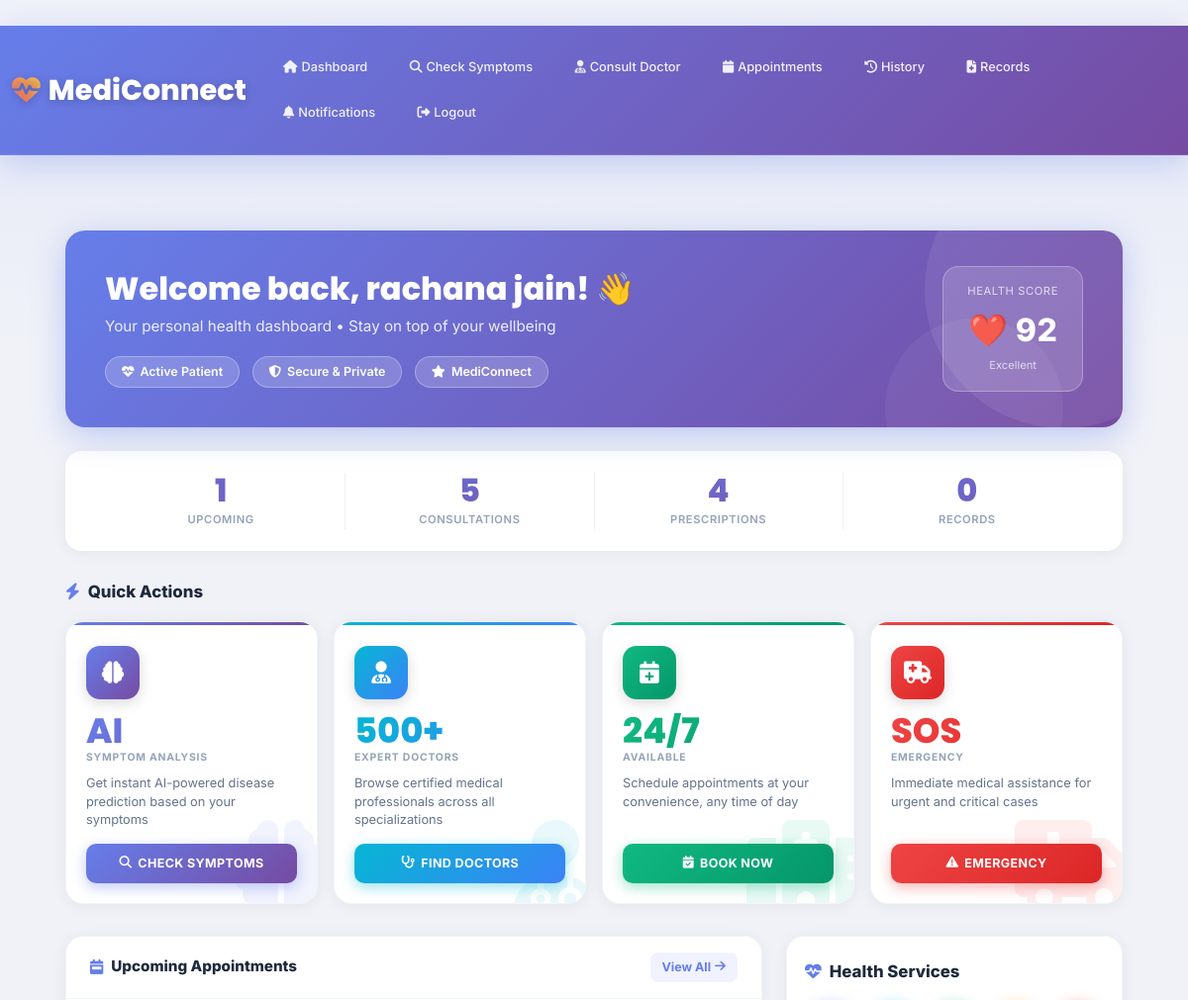
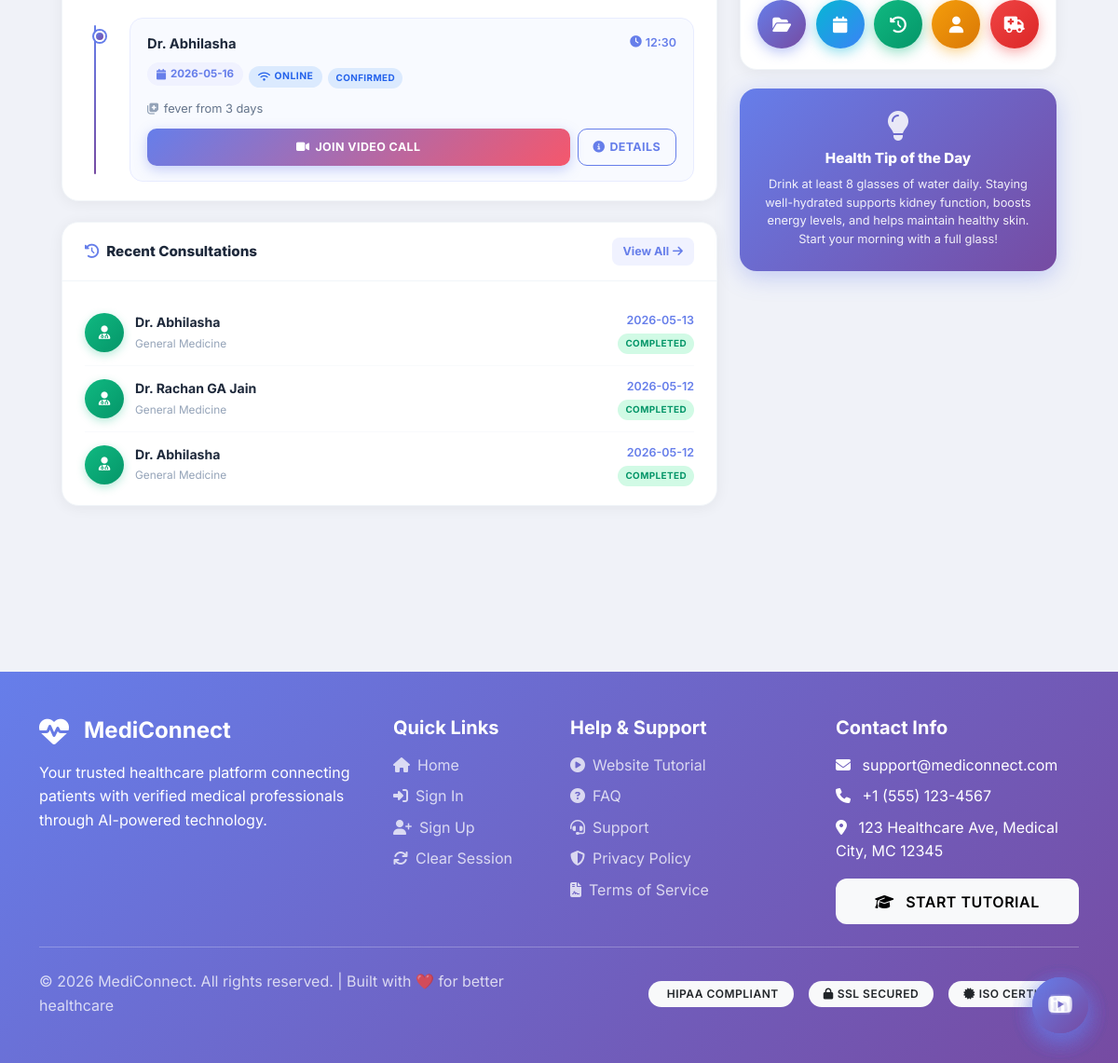
The app's page /patient-dashboard (signed in) with its own data (2 pictures, top to bottom).
### tables this page shows
CREATE TABLE "appointments" (
                id INTEGER PRIMARY KEY AUTOINCREMENT,
                patient_id INTEGER,
                doctor_id INTEGER,
                appointment_date DATE,
                appointment_time TIME,
                status TEXT DEFAULT 'scheduled',
                reason TEXT,
                notes TEXT,
                created_at TIMESTAMP DEFAULT CURRENT_TIMESTAMP, mode TEXT DEFAULT "online", symptoms TEXT, prescription TEXT, lab_tests TEXT, payment_status TEXT DEFAULT 'unpaid', payment_id INTEGER,
                FOREIGN KEY (patient_id) REFERENCES patients(id),
                FOREIGN KEY (doctor_id) REFERENCES doctors(id)
            );

CREATE TABLE users (
        id INTEGER PRIMARY KEY AUTOINCREMENT,
        name TEXT NOT NULL,
        email TEXT UNIQUE NOT NULL,
        password TEXT NOT NULL,
        role TEXT NOT NULL,
        phone TEXT,
        address TEXT,
        age INTEGER,
        gender TEXT,
        created_at TIMESTAMP DEFAULT CURRENT_TIMESTAMP
    , account_status VARCHAR(20) DEFAULT 'active');

CREATE TABLE consultations (
        id INTEGER PRIMARY KEY AUTOINCREMENT,
        patient_id INTEGER,
        doctor_id INTEGER,
        symptoms TEXT,
        diagnosis TEXT,
        prescription TEXT,
        status TEXT DEFAULT 'pending',
        consultation_date TIMESTAMP DEFAULT CURRENT_TIMESTAMP, predicted_disease TEXT,
        FOREIGN KEY (patient_id) REFERENCES patients(id),
        FOREIGN KEY (doctor_id) REFERENCES doctors(id)
    );

### app.py (the view)
@app.route('/patient/dashboard')
@app.route('/patient-dashboard')  # Alternative hyphen URL
@login_required
@role_required('patient')
def patient_dashboard():
    conn = get_db()
    patient = conn.execute('SELECT * FROM patients WHERE user_id = ?', (session['user_id'],)).fetchone()
    if not patient:
        conn.execute('INSERT INTO patients (user_id) VALUES (?)', (session['user_id'],))
        conn.commit()
        patient = conn.execute('SELECT * FROM patients WHERE user_id = ?', (session['user_id'],)).fetchone()
    if not patient:
        conn.close()
        return render_template('patient_dashboard.html')
    total_consultations = conn.execute('SELECT COUNT(*) as count FROM consultations WHERE patient_id = ?',
                                      (patient['id'],)).fetchone()['count']
    pending_consultations = conn.execute('SELECT COUNT(*) as count FROM consultations WHERE patient_id = ? AND status = "pending"',
                                        (patient['id'],)).fetchone()['count']
    completed_consultations = conn.execute('SELECT COUNT(*) as count FROM consultations WHERE patient_id = ? AND status = "completed"',
                                          (patient['id'],)).fetchone()['count']
    upcoming_appointments = conn.execute('''SELECT a.*, d.specialization, u.name as doctor_name
                                           FROM appointments a
                                           JOIN doctors d ON a.doctor_id = d.id
                                           JOIN users u ON d.user_id = u.id
                                           WHERE a.patient_id = ?
                                           AND a.status IN ('pending', 'scheduled', 'confirmed', 'rescheduled', 'emergency')
                                           AND DATE(a.appointment_date) >= DATE('now')
                                           ORDER BY a.appointment_date ASC, a.appointment_time ASC
                                           LIMIT 3''', (patient['id'],)).fetchall()
    recent_consultations = conn.execute('''SELECT DISTINCT c.id, c.consultation_date, c.status, c.prescription,
                                          u.name as doctor_name, d.specialization
                                          FROM consultations c
                                          JOIN doctors d ON c.doctor_id = d.id
                                          JOIN users u ON d.user_id = u.id
                                          WHERE c.patient_id = ?
                                          GROUP BY c.doctor_id, DATE(c.consultation_date)
                                          ORDER BY c.consultation_date DESC
                                          LIMIT 3''', (patient['id'],)).fetchall()
    recent_predictions = conn.execute('''SELECT * FROM predictions
                                        WHERE patient_id = ?
                                        ORDER BY created_at DESC
                                        LIMIT 3''', (patient['id'],)).fetchall()
    medical_records_count = conn.execute('SELECT COUNT(*) as count FROM medical_records WHERE patient_id = ?',
                                        (patient['id'],)).fetchone()['count']
    upcoming_count = len(upcoming_appointments) if upcoming_appointments else 0
    prescriptions_count = conn.execute('''SELECT COUNT(*) as count FROM appointments
                                         WHERE patient_id = ? AND prescription IS NOT NULL''',
                                       (patient['id'],)).fetchone()['count']
    conn.close()
    health_stats = {
        'total_consultations': total_consultations,
        'pending_consultations': pending_consultations,
        'completed_consultations': completed_consultations,
        'medical_records_count': medical_records_count,
        'upcoming_appointments': upcoming_appointments,
        'recent_consultations': recent_consultations,
        'recent_predictions': recent_predictions
    }
    formatted_appointments = []
    for apt in upcoming_appointments:
        appointment_mode = apt['mode'] if 'mode' in apt.keys() else (apt['consultation_type'] if 'consultation_type' in apt.keys() else 'online')
        formatted_appointments.append({
            'id': apt['id'],
            'doctor_name': apt['doctor_name'],
            'specialization': apt['specialization'],
            'date': apt['appointment_date'],
            'time': apt['appointment_time'],
            'mode': appointment_mode,
            'status': apt['status'],
            'reason': apt['reason'] if 'reason' in apt.keys() and apt['reason'] else ''
        })
    formatted_consultations = []
    for cons in recent_consultations:
        formatted_consultations.append({
            'id': cons['id'],
            'doctor_name': cons['doctor_name'],
            'specialization': cons['specialization'],
            'date': cons['consultation_date'],
            'prescription': cons['prescription'] if 'prescription' in cons.keys() and cons['prescription'] else ''
        })
    return render_template('patient_dashboard.html',
                         health_stats=health_stats,
                         upcoming_count=upcoming_count,
                         total_consultations=total_consultations,
                         prescriptions_count=prescriptions_count,
                         records_count=medical_records_count,
                         upcoming_appointments=formatted_appointments,
                         recent_consultations=formatted_consultations)

### templates/patient_dashboard.html (shortened to what this page needs)
﻿{% extends "base_clean.html" %}
{% block content %}
<div class="dash-wrap">
<div class="container-fluid px-4">
  <div class="hero-card">
    <div class="row align-items-center">
      <div class="col-md-8">
        <h1>Welcome back, {{ session.name }}! &#x1F44B;</h1>
        <p>Your personal health dashboard &bull; Stay on top of your wellbeing</p>
        <div>
          <span class="hero-pill"><i class="fas fa-heartbeat"></i> Active Patient</span>
          <span class="hero-pill"><i class="fas fa-shield-alt"></i> Secure &amp; Private</span>
          <span class="hero-pill"><i class="fas fa-star"></i> MediConnect</span>
        </div>
      </div>
      <div class="col-md-4 text-md-end mt-3 mt-md-0">
        <div class="hero-score-box">
          <div class="lbl">Health Score</div>
          <div class="val">&#x2764;&#xFE0F; 92</div>
          <div class="sub">Excellent</div>
        </div>
      </div>
    </div>
  </div>
  <div class="stats-bar">
    <div class="si">
      <div class="n">{{ upcoming_count|default(0) }}</div>
      <div class="l">Upcoming</div>
    </div>
    <div class="si">
      <div class="n">{{ total_consultations|default(0) }}</div>
      <div class="l">Consultations</div>
    </div>
    <div class="si">
      <div class="n">{{ prescriptions_count|default(0) }}</div>
      <div class="l">Prescriptions</div>
    </div>
    <div class="si">
      <div class="n">{{ records_count|default(0) }}</div>
      <div class="l">Records</div>
    </div>
  </div>
  <div class="sec-head"><i class="fas fa-bolt"></i> Quick Actions</div>
  <div class="ac-grid">
    <div class="ac ac-purple">
      <i class="fas fa-brain ac-wm"></i>
      <div class="icon-wrap" style="background:linear-gradient(135deg,#667eea,#764ba2);">
        <i class="fas fa-brain"></i>
      </div>
      <div class="val">AI</div>
      <div class="lbl">Symptom Analysis</div>
      <div class="desc">Get instant AI-powered disease prediction based on your symptoms</div>
      <a href="{{ url_for('possible_conditions') }}" class="ac-btn">
        <i class="fas fa-search"></i> Check Symptoms
      </a>
    </div>
    <div class="ac ac-cyan">
      <i class="fas fa-user-md ac-wm"></i>
      <div class="icon-wrap" style="background:linear-gradient(135deg,#06b6d4,#3b82f6);">
        <i class="fas fa-user-md"></i>
      </div>
      <div class="val">500+</div>
      <div class="lbl">Expert Doctors</div>
      <div class="desc">Browse certified medical professionals across all specializations</div>
      <a href="{{ url_for('consult_doctor') }}" class="ac-btn">
        <i class="fas fa-stethoscope"></i> Find Doctors
      </a>
    </div>
    <div class="ac ac-green">
      <i class="fas fa-hospital ac-wm"></i>
      <div class="icon-wrap" style="background:linear-gradient(135deg,#10b981,#059669);">
        <i class="fas fa-calendar-plus"></i>
      </div>
      <div class="val">24/7</div>
      <div class="lbl">Available</div>
      <div class="desc">Schedule appointments at your convenience, any time of day</div>
      <a href="{{ url_for('consult_doctor') }}" class="ac-btn">
        <i class="fas fa-calendar-check"></i> Book Now
      </a>
    </div>
    <div class="ac ac-red">
      <i class="fas fa-ambulance ac-wm"></i>
      <div class="icon-wrap" style="background:linear-gradient(135deg,#ef4444,#dc2626);">
        <i class="fas fa-ambulance"></i>
      </div>
      <div class="val">SOS</div>
      <div class="lbl">Emergency</div>
      <div class="desc">Immediate medical assistance for urgent and critical cases</div>
      <a href="{{ url_for('emergency') }}" class="ac-btn">
        <i class="fas fa-exclamation-triangle"></i> Emergency
      </a>
    </div>
  </div>
  <div class="row g-4">
    <div class="col-lg-8">
      <div class="panel">
        <div class="panel-hd">
          <h5><i class="fas fa-calendar-week"></i> Upcoming Appointments</h5>
          <a href="{{ url_for('patient_appointments') }}" class="va">View All <i class="fas fa-arrow-right"></i></a>
        </div>
        <div class="panel-bd">
          {% if upcoming_appointments and upcoming_appointments|length > 0 %}
          <div class="timeline-list">
            {% for apt in upcoming_appointments %}
            <div class="tl-item">
              <div class="tl-card">
                <div class="tl-top">
                  <div class="tl-name">Dr. {{ apt.doctor_name }}</div>
                  <div class="tl-time">
                    <i class="fas fa-clock"></i> {{ apt.time }}
                  </div>
                </div>
                <div class="tl-badges">
                  <span class="tl-date-badge"><i class="fas fa-calendar"></i> {{ apt.date }}</span>
                  {% set m = apt.mode|default('online')|lower %}
                  {% if m == 'emergency' %}
                    <span class="mode-badge mode-emergency"><i class="fas fa-exclamation-triangle"></i> EMERGENCY</span>
                  {% elif m == 'video' %}
                    <span class="mode-badge mode-video"><i class="fas fa-video"></i> VIDEO</span>
                  {% elif m == 'in-person' or m == 'in_person' %}
                    <span class="mode-badge mode-in-person"><i class="fas fa-hospital"></i> IN-PERSON</span>
                  {% else %}
                    <span class="mode-badge mode-online"><i class="fas fa-wifi"></i> ONLINE</span>
                  {% endif %}
                  {% if apt.status %}
                    <span class="sbadge sb-{{ apt.status|lower }}">{{ apt.status }}</span>
                  {% endif %}
                </div>
                {% if apt.reason %}
                <div class="tl-reason"><i class="fas fa-notes-medical" style="color:#94a3b8;margin-right:5px;"></i>{{ apt.reason[:80] }}{% if apt.reason|length > 80 %}...{% endif %}</div>
                {% endif %}
                <div class="tl-actions">
                  <a href="{{ url_for('video_call', appointment_id=apt.id) }}" class="btn-consult">
                    <i class="fas fa-video"></i> Join Video Call
                  </a>
                  <a href="{{ url_for('patient_appointments') }}" class="btn-details">
                    <i class="fas fa-info-circle"></i> Details
                  </a>
                </div>
              </div>
            </div>
            {% endfor %}
          </div>
          {% else %}
          <div class="empty">
            <i class="fas fa-calendar-plus"></i>
            <p>No upcoming appointments</p>
            <small>Book an appointment with a doctor to get started</small>
          </div>
          {% endif %}
        </div>
      </div>
      <div class="panel">
        <div class="panel-hd">
          <h5><i class="fas fa-history"></i> Recent Consultations</h5>
          <a href="{{ url_for('consultation_history') }}" class="va">View All <i class="fas fa-arrow-right"></i></a>
        </div>
        <div class="panel-bd">
          {% if recent_consultations and recent_consultations|length > 0 %}
            {% for c in recent_consultations %}
            <div class="rc-item">
              <div class="rc-av"><i class="fas fa-user-md"></i></div>
              <div class="rc-info">
                <div class="name">Dr. {{ c.doctor_name }}</div>
                <div class="meta">{{ c.specialization|default('General Physician') }}</div>
              </div>
              <div class="rc-right">
                <div class="date">{{ c.date[:10] if c.date else '' }}</div>
                <span class="sbadge sb-completed">Completed</span>
              </div>
            </div>
            {% endfor %}
          {% else %}
          <div class="empty">
            <i class="fas fa-clipboard-list"></i>
            <p>No recent consultations</p>
            <small>Your completed consultations will appear here</small>
          </div>
          {% endif %}
        </div>
      </div>
    </div>
    <div class="col-lg-4">
      <div class="tools-panel">
        <div class="sec-head"><i class="fas fa-heartbeat"></i> Health Services</div>
        <div class="circle-tools">
          <a href="{{ url_for('patient_medical_records') }}" class="ct-btn"
             style="background:linear-gradient(135deg,#667eea,#764ba2); box-shadow:0 4px 14px rgba(102,126,234,.45);">
            <i class="fas fa-folder-open"></i>
          </a>
          <a href="{{ url_for('patient_appointments') }}" class="ct-btn"
             style="background:linear-gradient(135deg,#06b6d4,#3b82f6); box-shadow:0 4px 14px rgba(6,182,212,.45);">
            <i class="fas fa-calendar"></i>
          </a>
          <a href="{{ url_for('consultation_history') }}" class="ct-btn"
             style="background:linear-gradient(135deg,#10b981,#059669); box-shadow:0 4px 14px rgba(16,185,129,.45);">
            <i class="fas fa-history"></i>
          </a>
          <a href="{{ url_for('patient_profile') }}" class="ct-btn"
             style="background:linear-gradient(135deg,#f59e0b,#d97706); box-shadow:0 4px 14px rgba(245,158,11,.45);">
            <i class="fas fa-user"></i>
          </a>
          <a href="{{ url_for('emergency') }}" class="ct-btn"
             style="background:linear-gradient(135deg,#ef4444,#dc2626); box-shadow:0 4px 14px rgba(239,68,68,.45);">
            <i class="fas fa-ambulance"></i>
          </a>
        </div>
      </div>
      <div class="tip-card">
        <i class="fas fa-lightbulb"></i>
        <h6>Health Tip of the Day</h6>
        <p>Drink at least 8 glasses of water daily. Staying well-hydrated supports kidney function, boosts energy levels, and helps maintain healthy skin. Start your morning with a full glass!</p>
      </div>
    </div>
  </div>
</div>
</div>
{% endblock %}

### records on screen
appointments: doctor_name "Abhilasha", time "12:30", date "2026-05-16", status "CONFIRMED", reason "fever from 3 days"
consultations: doctor_name "Abhilasha", specialization "General Medicine", consultation_date "2026-05-13"
consultations: doctor_name "Rachan GA Jain", specialization "General Medicine", consultation_date "2026-05-12"
consultations: doctor_name "Abhilasha", specialization "General Medicine", consultation_date "2026-05-12"

### other values on screen
{{ session.name }} "rachana jain"
{{ upcoming_count|default(0) }} "1"
{{ total_consultations|default(0) }} "5"
{{ prescriptions_count|default(0) }} "4"
{{ records_count|default(0) }} "0"
